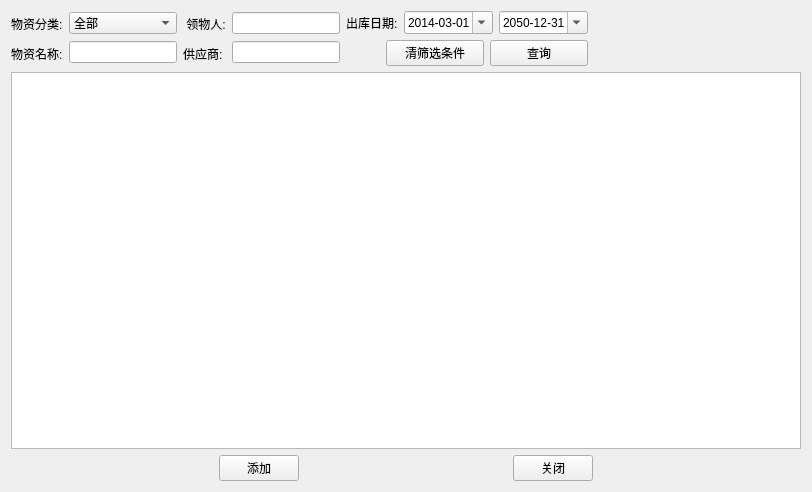
<?xml version="1.0" encoding="UTF-8"?>
<ui version="4.0">
 <class>CheckOut</class>
 <widget class="QWidget" name="CheckOut">
  <property name="geometry">
   <rect>
    <x>0</x>
    <y>0</y>
    <width>812</width>
    <height>492</height>
   </rect>
  </property>
  <property name="windowTitle">
   <string>Form</string>
  </property>
  <layout class="QGridLayout" name="gridLayout">
   <item row="0" column="0">
    <layout class="QVBoxLayout" name="verticalLayout_6">
     <item>
      <layout class="QHBoxLayout" name="horizontalLayout_3">
       <item>
        <layout class="QVBoxLayout" name="verticalLayout">
         <item>
          <widget class="QLabel" name="label">
           <property name="text">
            <string>物资分类:</string>
           </property>
          </widget>
         </item>
         <item>
          <widget class="QLabel" name="label_2">
           <property name="text">
            <string>物资名称:</string>
           </property>
          </widget>
         </item>
        </layout>
       </item>
       <item>
        <layout class="QVBoxLayout" name="verticalLayout_2">
         <item>
          <widget class="QComboBox" name="comboBox_type">
           <item>
            <property name="text">
             <string>全部</string>
            </property>
           </item>
          </widget>
         </item>
         <item>
          <widget class="QLineEdit" name="lineEdit_name">
           <property name="sizePolicy">
            <sizepolicy hsizetype="Preferred" vsizetype="Fixed">
             <horstretch>0</horstretch>
             <verstretch>0</verstretch>
            </sizepolicy>
           </property>
          </widget>
         </item>
        </layout>
       </item>
       <item>
        <layout class="QVBoxLayout" name="verticalLayout_3">
         <item>
          <widget class="QLabel" name="label_3">
           <property name="text">
            <string> 领物人:</string>
           </property>
          </widget>
         </item>
         <item>
          <widget class="QLabel" name="label_4">
           <property name="text">
            <string>供应商:</string>
           </property>
          </widget>
         </item>
        </layout>
       </item>
       <item>
        <layout class="QVBoxLayout" name="verticalLayout_4">
         <item>
          <widget class="QLineEdit" name="lineEdit_claimer">
           <property name="sizePolicy">
            <sizepolicy hsizetype="Preferred" vsizetype="Fixed">
             <horstretch>0</horstretch>
             <verstretch>0</verstretch>
            </sizepolicy>
           </property>
          </widget>
         </item>
         <item>
          <widget class="QLineEdit" name="lineEdit_provider">
           <property name="sizePolicy">
            <sizepolicy hsizetype="Preferred" vsizetype="Fixed">
             <horstretch>0</horstretch>
             <verstretch>0</verstretch>
            </sizepolicy>
           </property>
          </widget>
         </item>
        </layout>
       </item>
       <item>
        <layout class="QVBoxLayout" name="verticalLayout_5">
         <item>
          <layout class="QHBoxLayout" name="horizontalLayout">
           <item>
            <widget class="QLabel" name="label_5">
             <property name="text">
              <string>出库日期:</string>
             </property>
            </widget>
           </item>
           <item>
            <widget class="QDateEdit" name="dateEdit_start">
             <property name="date">
              <date>
               <year>2014</year>
               <month>3</month>
               <day>1</day>
              </date>
             </property>
             <property name="maximumDate">
              <date>
               <year>2050</year>
               <month>12</month>
               <day>31</day>
              </date>
             </property>
             <property name="minimumDate">
              <date>
               <year>2014</year>
               <month>3</month>
               <day>1</day>
              </date>
             </property>
             <property name="displayFormat">
              <string>yyyy-MM-dd</string>
             </property>
             <property name="calendarPopup">
              <bool>true</bool>
             </property>
            </widget>
           </item>
           <item>
            <widget class="QDateEdit" name="dateEdit_end">
             <property name="dateTime">
              <datetime>
               <hour>0</hour>
               <minute>0</minute>
               <second>0</second>
               <year>2050</year>
               <month>12</month>
               <day>31</day>
              </datetime>
             </property>
             <property name="maximumDate">
              <date>
               <year>2050</year>
               <month>12</month>
               <day>31</day>
              </date>
             </property>
             <property name="minimumDate">
              <date>
               <year>2014</year>
               <month>3</month>
               <day>1</day>
              </date>
             </property>
             <property name="displayFormat">
              <string>yyyy-MM-dd</string>
             </property>
             <property name="calendarPopup">
              <bool>true</bool>
             </property>
            </widget>
           </item>
          </layout>
         </item>
         <item>
          <layout class="QHBoxLayout" name="horizontalLayout_2">
           <item>
            <spacer name="horizontalSpacer">
             <property name="orientation">
              <enum>Qt::Horizontal</enum>
             </property>
             <property name="sizeType">
              <enum>QSizePolicy::Preferred</enum>
             </property>
             <property name="sizeHint" stdset="0">
              <size>
               <width>40</width>
               <height>20</height>
              </size>
             </property>
            </spacer>
           </item>
           <item>
            <widget class="QPushButton" name="btn_clear">
             <property name="text">
              <string>清筛选条件</string>
             </property>
            </widget>
           </item>
           <item>
            <widget class="QPushButton" name="btn_search">
             <property name="text">
              <string>查询</string>
             </property>
            </widget>
           </item>
          </layout>
         </item>
        </layout>
       </item>
       <item>
        <spacer name="horizontalSpacer_2">
         <property name="orientation">
          <enum>Qt::Horizontal</enum>
         </property>
         <property name="sizeHint" stdset="0">
          <size>
           <width>40</width>
           <height>20</height>
          </size>
         </property>
        </spacer>
       </item>
      </layout>
     </item>
     <item>
      <widget class="QTableView" name="tableView"/>
     </item>
     <item>
      <layout class="QHBoxLayout" name="horizontalLayout_4">
       <item>
        <spacer name="horizontalSpacer_3">
         <property name="orientation">
          <enum>Qt::Horizontal</enum>
         </property>
         <property name="sizeHint" stdset="0">
          <size>
           <width>40</width>
           <height>20</height>
          </size>
         </property>
        </spacer>
       </item>
       <item>
        <widget class="QPushButton" name="btn_add">
         <property name="text">
          <string>添加</string>
         </property>
        </widget>
       </item>
       <item>
        <spacer name="horizontalSpacer_4">
         <property name="orientation">
          <enum>Qt::Horizontal</enum>
         </property>
         <property name="sizeHint" stdset="0">
          <size>
           <width>40</width>
           <height>20</height>
          </size>
         </property>
        </spacer>
       </item>
       <item>
        <widget class="QPushButton" name="btn_close">
         <property name="text">
          <string>关闭</string>
         </property>
        </widget>
       </item>
       <item>
        <spacer name="horizontalSpacer_7">
         <property name="orientation">
          <enum>Qt::Horizontal</enum>
         </property>
         <property name="sizeHint" stdset="0">
          <size>
           <width>40</width>
           <height>20</height>
          </size>
         </property>
        </spacer>
       </item>
      </layout>
     </item>
    </layout>
   </item>
  </layout>
 </widget>
 <resources/>
 <connections/>
</ui>
